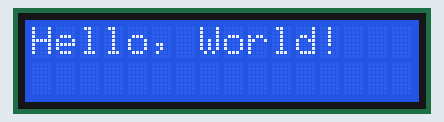
This sketch was run on a simulated Arduino Uno, built with avr-gcc and run on an emulated ATmega328P. On the bench: 16×2 character LCD.

Above: at 0.1 s.
At 3.04 s:
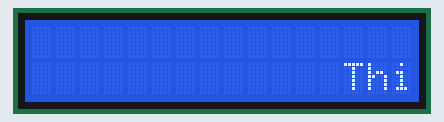
At 5.96 s:
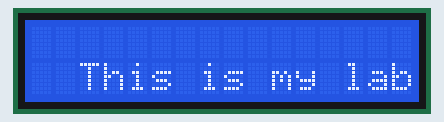
At 11.8 s:
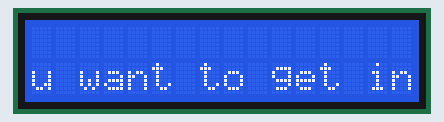
At 23.5 s:
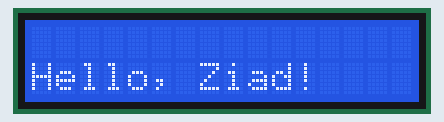
At 39.69 s:
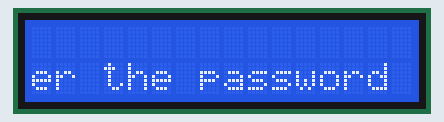

The sketch:

LCD_sketch.ino
```cpp
#include <LiquidCrystal_I2C.h>

// set the LCD number of columns and rows
int lcdColumns = 16;
int lcdRows = 2;
String messageToScroll = "This is my lab if you want to get in, enter the password";
// set LCD address, number of columns and rows
// if you don't know your display address, run an I2C scanner sketch
LiquidCrystal_I2C lcd(0x27, lcdColumns, lcdRows);

void scrollText(int row, String message, int delayTime, int lcdColumns) {
  for (int i=0; i < lcdColumns; i++) {
    message = " " + message;
  }
  message = message + " ";
  for (int pos = 0; pos < message.length(); pos++) {
    lcd.setCursor(0, row);
    lcd.print(message.substring(pos, pos + lcdColumns));
    delay(delayTime);
  }
}

void setup(){
  // initialize LCD
  lcd.init();
  // turn on LCD backlight
  lcd.backlight();
}

void loop(){
  // set cursor to first column, first row
  lcd.setCursor(0, 0);
  // print message
  lcd.print("Hello, World!");
  delay(1000);
  // clears the display to print new message
  lcd.clear();
  // set cursor to first column, second row
  lcd.setCursor(0,1);
  lcd.print("Hello, Ziad!");
  delay(1000);
  lcd.clear();
  // print scrolling message
  scrollText(1, messageToScroll, 250, lcdColumns);
  delay(1000);
  lcd.clear();
}
```

Measured:
- what the display in image 4 shows lasts 1.0 s, from 23.4 s to 24.4 s
